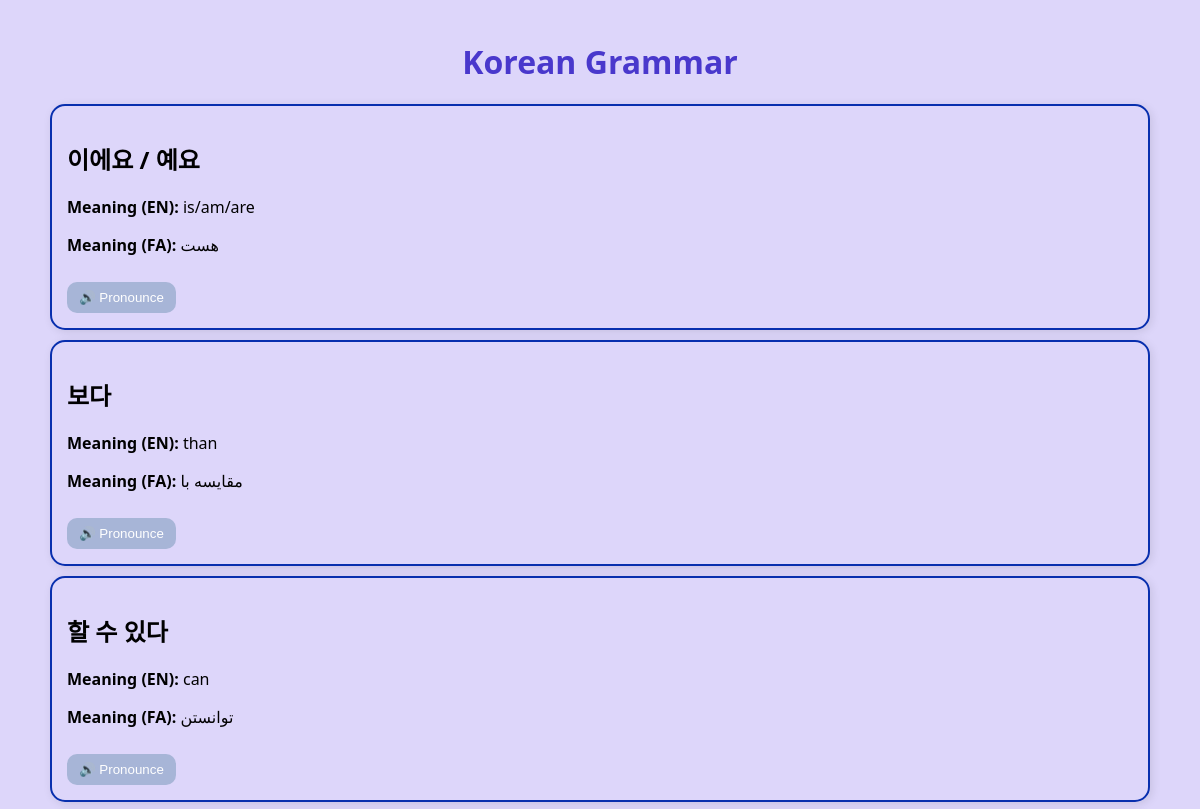
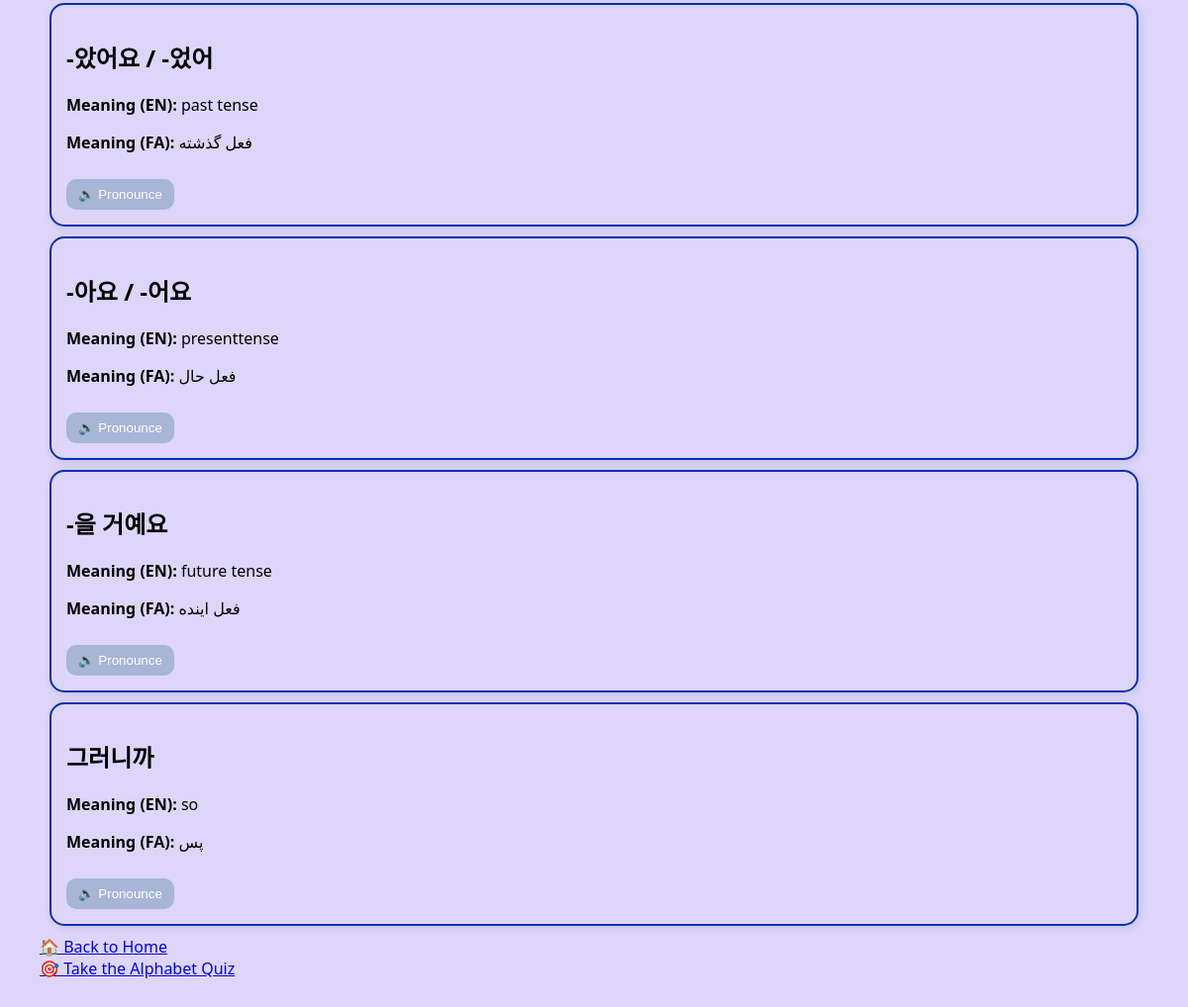
Screenshot of /lessons/grammar/ with the database file from the repository (2 pictures, top to bottom).
### lessons/models.py (models this page shows, shortened)
class Grammar(models.Model):
    korean_letter = models.CharField(max_length=10, verbose_name="korean word")
    meaning_fa = models.CharField(max_length=100, verbose_name="persian word")
    meaning_en = models.CharField(max_length=100, verbose_name="english word")

### lessons/views.py (the view)
# urls.py: path('grammar/', views.grammar, name='grammar'),
def grammar(request):
    letters = Grammar.objects.all()
    return render(request, 'lessons/grammar.html',{
        'letters' : letters
    })

### lessons/templates/lessons/grammar.html (shortened to what this page needs)
<!DOCTYPE html>
<html lang="ko">
  <head>
  </head>
  <body>
    <main class="container">
      <h1>Korean Grammar</h1>
      <div class="row">
        {% for letter in letters %}
        <div class="col-12 col-md-4">
          <div class="card text-center">
            <h2>{{ letter.korean_letter }}</h2>
            <p><strong>Meaning (EN):</strong> {{ letter.meaning_en }}</p>
            <p><strong>Meaning (FA):</strong> {{ letter.meaning_fa }}</p>
            <button onclick="speak('{{ letter.korean_letter }}')">🔊 Pronounce</button>
          </div>
        </div>
        {% endfor %}
      </div>
    </main>
    <div class="text-center mt-4">
      <a href="{% url 'home' %}" class="btn btn-lg btn-outline-dark">
        🏠 Back to Home
       </a>
    </div>
      <a href="{% url 'grammar_quiz' %}" class="btn btn-lg btn-outline-dark">
        🎯 Take the Alphabet Quiz
      </a>
  </body>
</html>

### lessons/templates/lessons/grammar.html (style rules this page uses)
body { font-family: "Segoe UI", sans-serif; background-color: #ddd6fa; margin: 40px; }
h1 { text-align: center; color: #4938cc; }
.card { border: 2px solid #082fae; border-radius: 15px; padding: 15px; margin: 10px; box-shadow: 2px 2px 10px rgba(0,0,0,0.1); transition: transform 0.2s ease; }
button { margin-top: 10px; border-radius: 10px; border: none; background-color: #a7b5d7; color: #fff; padding: 8px 12px; cursor: pointer; }

### rows the page displays
Grammar: korean_letter "이에요 / 예요", meaning_en "is/am/are", meaning_fa "هست"
Grammar: korean_letter "보다", meaning_en "than", meaning_fa "مقایسه با"
Grammar: korean_letter "할 수 있다", meaning_en "can", meaning_fa "توانستن"
Grammar: korean_letter "-았어요 / -었어", meaning_en "past tense", meaning_fa "فعل گذشته"
Grammar: korean_letter "-아요 / -어요", meaning_en "presenttense", meaning_fa "فعل حال"
Grammar: korean_letter "-을 거예요", meaning_en "future tense", meaning_fa "فعل اینده"
Grammar: korean_letter "그러니까", meaning_en "so", meaning_fa "پس"
